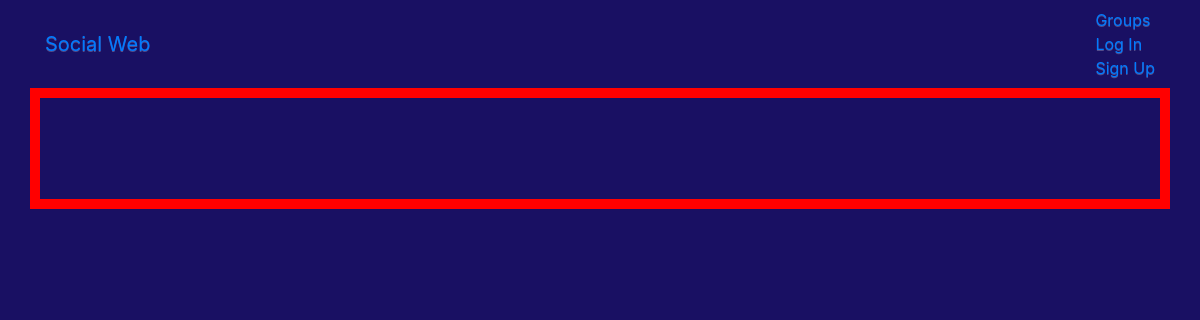
Before: //groups/ with the older database file.
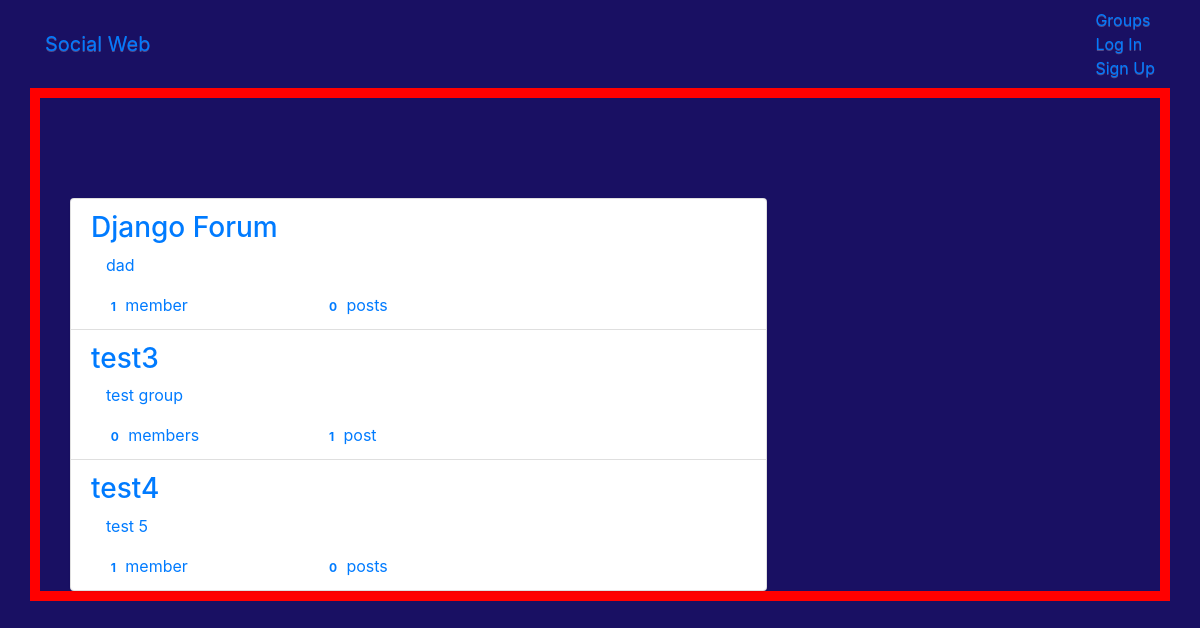
After: the same page with the newer database file.
### groups/models.py (models this page shows, shortened)
class Group(models.Model):
    name = models.CharField(max_length=255,unique=True)
    slug = models.SlugField(allow_unicode=True,unique=True)
    description = models.TextField(blank=True,default='')
    description_html = models.TextField(editable=False,)
    members = models.ManyToManyField(User,through='GroupMember')
    class Meta:
        ordering = ['name']

### groups/views.py (the view)
class ListGroups(generic.ListView):
    model = Group

### groups/templates/groups/group_list.html (shortened to what this page needs)
{% extends "groups/group_base.html" %}  {% block group_content %}
<div class="col-md-8">
    <div class="list-group">
        {% for group in object_list %}
        <a class='list-group-item' href="{% url 'groups:single' slug=group.slug %}">
            <h3 class='title list-group-item-heading'>{{group.name }}</h3>
            <div class="list-group-item-text container-fluid">
                {{group.description_html|safe}}
                <div class="row">
                    <div class="col-md-4">
                        <span class='badge'>{{group.members.count}}</span>
                        member{{group.members.count|pluralize}}
                    </div>
                    <div class="col-md-4">
                        <span class='badge'>{{group.posts.count}}</span>
                        post{{group.posts.count|pluralize}}
                    </div>
                </div>
            </div>
        </a>
        {% endfor %}
    </div>
</div>
{% endblock %}

### groups/templates/groups/group_base.html (shortened to what this page needs)
{% extends "base.html" %} {% block content %}
<div class="container">
    <div class="row">
        {% block pregroup %}{% endblock %} {% block group_content %}{% endblock %} {% block postgroup %}{% endblock %}
    </div>
    {% endblock %}

### templates/base.html (shortened to what this page needs)
<html>
<head>
    <link rel="stylesheet" href="https://stackpath.bootstrapcdn.com/bootstrap/4.1.1/css/bootstrap.min.css"
> {% comment %} optional theme {% endcomment %}
    <link rel="stylesheet" href="https://maxcdn.bootstrapcdn.com/bootstrap/3.3.7/css/bootstrap-theme.min.css"
> {% comment %} javscript {% endcomment %}
    <link href="https://fonts.googleapis.com/css?family=Montserrat" rel="stylesheet"> {% load staticfiles %}
    <link rel="stylesheet" href="{% static 'socialweb/css/master.css' %}">
</head>
<body>
    <nav class='navbar mynav' role='navigation' id='navbar'>
        <div class="container">
            <a class='navbar-brand mynav' href="{% url 'home' %}">Social Web</a>
            <ul class='nav navbar-nav navbar-right'>
                {% if user.is_authenticated %}
                <li>
                    <a href="{% url 'posts:create' %}">Post</a>
                </li>
                <li>
                    <a href="{% url 'groups:all' %}">Groups</a>
                </li>
                <li>
                    <a href="{% url 'groups:create' %}">Create Group</a>
                </li>
                <li>
                    <a href="{% url 'accounts:logout' %}">Log Out</a>
                </li>
                {% else %}
                <li>
                    <a href="{% url 'groups:all' %}">Groups</a>
                </li>
                <li>
                    <a href="{% url 'accounts:login' %}">Log In</a>
                </li>
                <li>
                    <a href="{% url 'accounts:signup' %}">Sign Up</a>
                </li>
                {% endif %}
            </ul>
        </div>
    </nav>
    <div class="container mycontent">
        {% block content %} {% endblock %}
    </div>
</body>
</html>

### static/css/master.css (style rules this page uses)
.mycontent { padding-top: 100px; border: 10px solid red; }
html,body { height: 100%; width: 100% ; overflow: hidden; background: #191063; margin: 0 ; }

Changed rows visible on the page:
added Group: name "Django Forum", description_html "dad", members.count "1", posts.count "0"
added Group: name "test3", description_html "test group", members.count "0", posts.count "1"
added Group: name "test4", description_html "test 5", members.count "1", posts.count "0"
